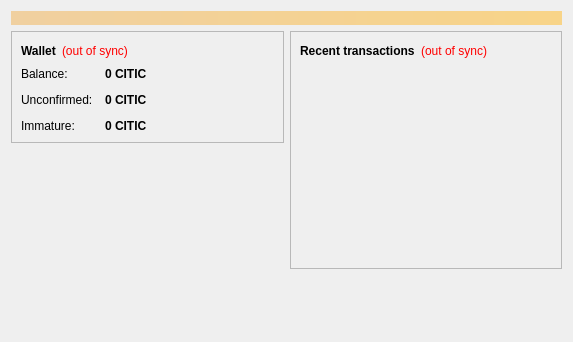
<?xml version="1.0" encoding="UTF-8"?>
<ui version="4.0">
 <class>OverviewPage</class>
 <widget class="QWidget" name="OverviewPage">
  <property name="geometry">
   <rect>
    <x>0</x>
    <y>0</y>
    <width>573</width>
    <height>342</height>
   </rect>
  </property>
  <property name="windowTitle">
   <string>Form</string>
  </property>
  <layout class="QVBoxLayout" name="topLayout">
   <item>
    <widget class="QLabel" name="labelAlerts">
     <property name="visible">
      <bool>false</bool>
     </property>
     <property name="styleSheet">
      <string notr="true">background-color: qlineargradient(x1: 0, y1: 0, x2: 1, y2: 0, stop:0 #F0D0A0, stop:1 #F8D488); color:#000000;</string>
     </property>
     <property name="wordWrap">
      <bool>true</bool>
     </property>
     <property name="margin">
      <number>3</number>
     </property>
    </widget>
   </item>
   <item>
    <layout class="QHBoxLayout" name="horizontalLayout" stretch="1,1">
     <item>
      <layout class="QVBoxLayout" name="verticalLayout_2">
       <item>
        <widget class="QFrame" name="frame">
         <property name="frameShape">
          <enum>QFrame::StyledPanel</enum>
         </property>
         <property name="frameShadow">
          <enum>QFrame::Raised</enum>
         </property>
         <layout class="QVBoxLayout" name="verticalLayout_4">
          <item>
           <layout class="QHBoxLayout" name="horizontalLayout_4">
            <item>
             <widget class="QLabel" name="label_5">
              <property name="font">
               <font>
                <weight>75</weight>
                <bold>true</bold>
               </font>
              </property>
              <property name="text">
               <string>Wallet</string>
              </property>
             </widget>
            </item>
            <item>
             <widget class="QLabel" name="labelWalletStatus">
              <property name="toolTip">
               <string>The displayed information may be out of date. Your wallet automatically synchronizes with the citicoin network after a connection is established, but this process has not completed yet.</string>
              </property>
              <property name="styleSheet">
               <string notr="true">QLabel { color: red; }</string>
              </property>
              <property name="text">
               <string notr="true">(out of sync)</string>
              </property>
              <property name="alignment">
               <set>Qt::AlignLeading|Qt::AlignLeft|Qt::AlignVCenter</set>
              </property>
             </widget>
            </item>
            <item>
             <spacer name="horizontalSpacer_2">
              <property name="orientation">
               <enum>Qt::Horizontal</enum>
              </property>
              <property name="sizeHint" stdset="0">
               <size>
                <width>40</width>
                <height>20</height>
               </size>
              </property>
             </spacer>
            </item>
           </layout>
          </item>
          <item>
           <layout class="QFormLayout" name="formLayout_2">
            <property name="fieldGrowthPolicy">
             <enum>QFormLayout::AllNonFixedFieldsGrow</enum>
            </property>
            <property name="horizontalSpacing">
             <number>12</number>
            </property>
            <property name="verticalSpacing">
             <number>12</number>
            </property>
            <item row="0" column="0">
             <widget class="QLabel" name="label">
              <property name="text">
               <string>Balance:</string>
              </property>
             </widget>
            </item>
            <item row="0" column="1">
             <widget class="QLabel" name="labelBalance">
              <property name="font">
               <font>
                <weight>75</weight>
                <bold>true</bold>
               </font>
              </property>
              <property name="cursor">
               <cursorShape>IBeamCursor</cursorShape>
              </property>
              <property name="toolTip">
               <string>Your current balance</string>
              </property>
              <property name="text">
               <string notr="true">0 CITIC</string>
              </property>
              <property name="textInteractionFlags">
               <set>Qt::LinksAccessibleByMouse|Qt::TextSelectableByKeyboard|Qt::TextSelectableByMouse</set>
              </property>
             </widget>
            </item>
            <item row="1" column="0">
             <widget class="QLabel" name="label_3">
              <property name="text">
               <string>Unconfirmed:</string>
              </property>
             </widget>
            </item>
            <item row="1" column="1">
             <widget class="QLabel" name="labelUnconfirmed">
              <property name="font">
               <font>
                <weight>75</weight>
                <bold>true</bold>
               </font>
              </property>
              <property name="cursor">
               <cursorShape>IBeamCursor</cursorShape>
              </property>
              <property name="toolTip">
               <string>Total of transactions that have yet to be confirmed, and do not yet count toward the current balance</string>
              </property>
              <property name="text">
               <string notr="true">0 CITIC</string>
              </property>
              <property name="textInteractionFlags">
               <set>Qt::LinksAccessibleByMouse|Qt::TextSelectableByKeyboard|Qt::TextSelectableByMouse</set>
              </property>
             </widget>
            </item>
            <item row="2" column="0">
             <widget class="QLabel" name="labelImmatureText">
              <property name="text">
               <string>Immature:</string>
              </property>
             </widget>
            </item>
            <item row="2" column="1">
             <widget class="QLabel" name="labelImmature">
              <property name="font">
               <font>
                <weight>75</weight>
                <bold>true</bold>
               </font>
              </property>
              <property name="toolTip">
               <string>Mined balance that has not yet matured</string>
              </property>
              <property name="text">
               <string notr="true">0 CITIC</string>
              </property>
              <property name="textInteractionFlags">
               <set>Qt::LinksAccessibleByMouse|Qt::TextSelectableByKeyboard|Qt::TextSelectableByMouse</set>
              </property>
             </widget>
            </item>
           </layout>
          </item>
         </layout>
        </widget>
       </item>
       <item>
        <spacer name="verticalSpacer">
         <property name="orientation">
          <enum>Qt::Vertical</enum>
         </property>
         <property name="sizeHint" stdset="0">
          <size>
           <width>20</width>
           <height>40</height>
          </size>
         </property>
        </spacer>
       </item>
      </layout>
     </item>
     <item>
      <layout class="QVBoxLayout" name="verticalLayout_3">
       <item>
        <widget class="QFrame" name="frame_2">
         <property name="frameShape">
          <enum>QFrame::StyledPanel</enum>
         </property>
         <property name="frameShadow">
          <enum>QFrame::Raised</enum>
         </property>
         <layout class="QVBoxLayout" name="verticalLayout">
          <item>
           <layout class="QHBoxLayout" name="horizontalLayout_2">
            <item>
             <widget class="QLabel" name="label_4">
              <property name="text">
               <string>&lt;b&gt;Recent transactions&lt;/b&gt;</string>
              </property>
             </widget>
            </item>
            <item>
             <widget class="QLabel" name="labelTransactionsStatus">
              <property name="toolTip">
               <string>The displayed information may be out of date. Your wallet automatically synchronizes with the citicoin network after a connection is established, but this process has not completed yet.</string>
              </property>
              <property name="styleSheet">
               <string notr="true">QLabel { color: red; }</string>
              </property>
              <property name="text">
               <string notr="true">(out of sync)</string>
              </property>
              <property name="alignment">
               <set>Qt::AlignRight|Qt::AlignTrailing|Qt::AlignVCenter</set>
              </property>
             </widget>
            </item>
            <item>
             <spacer name="horizontalSpacer">
              <property name="orientation">
               <enum>Qt::Horizontal</enum>
              </property>
              <property name="sizeHint" stdset="0">
               <size>
                <width>40</width>
                <height>20</height>
               </size>
              </property>
             </spacer>
            </item>
           </layout>
          </item>
          <item>
           <widget class="QListView" name="listTransactions">
            <property name="styleSheet">
             <string notr="true">QListView { background: transparent; }</string>
            </property>
            <property name="frameShape">
             <enum>QFrame::NoFrame</enum>
            </property>
            <property name="verticalScrollBarPolicy">
             <enum>Qt::ScrollBarAlwaysOff</enum>
            </property>
            <property name="horizontalScrollBarPolicy">
             <enum>Qt::ScrollBarAlwaysOff</enum>
            </property>
            <property name="selectionMode">
             <enum>QAbstractItemView::NoSelection</enum>
            </property>
           </widget>
          </item>
         </layout>
        </widget>
       </item>
       <item>
        <spacer name="verticalSpacer_2">
         <property name="orientation">
          <enum>Qt::Vertical</enum>
         </property>
         <property name="sizeHint" stdset="0">
          <size>
           <width>20</width>
           <height>40</height>
          </size>
         </property>
        </spacer>
       </item>
      </layout>
     </item>
    </layout>
   </item>
  </layout>
 </widget>
 <resources/>
 <connections/>
</ui>
